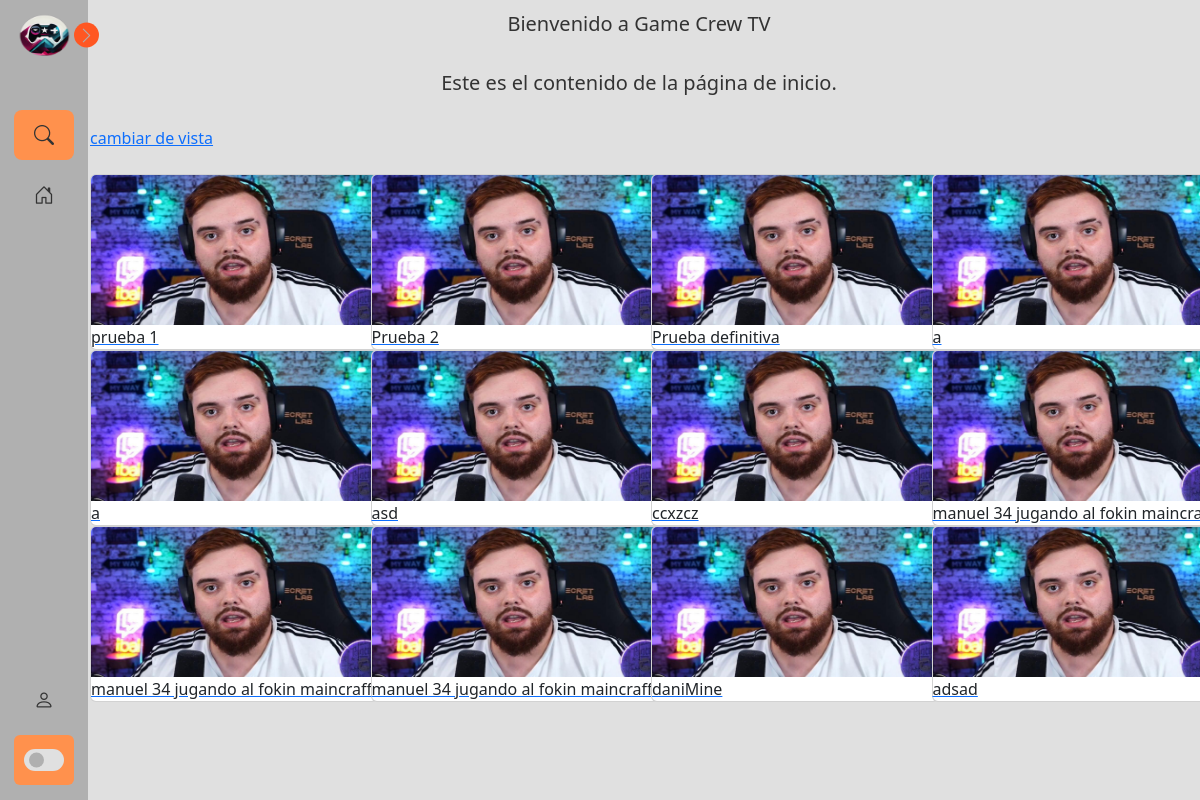
/, run on an earlier commit of the app's database.
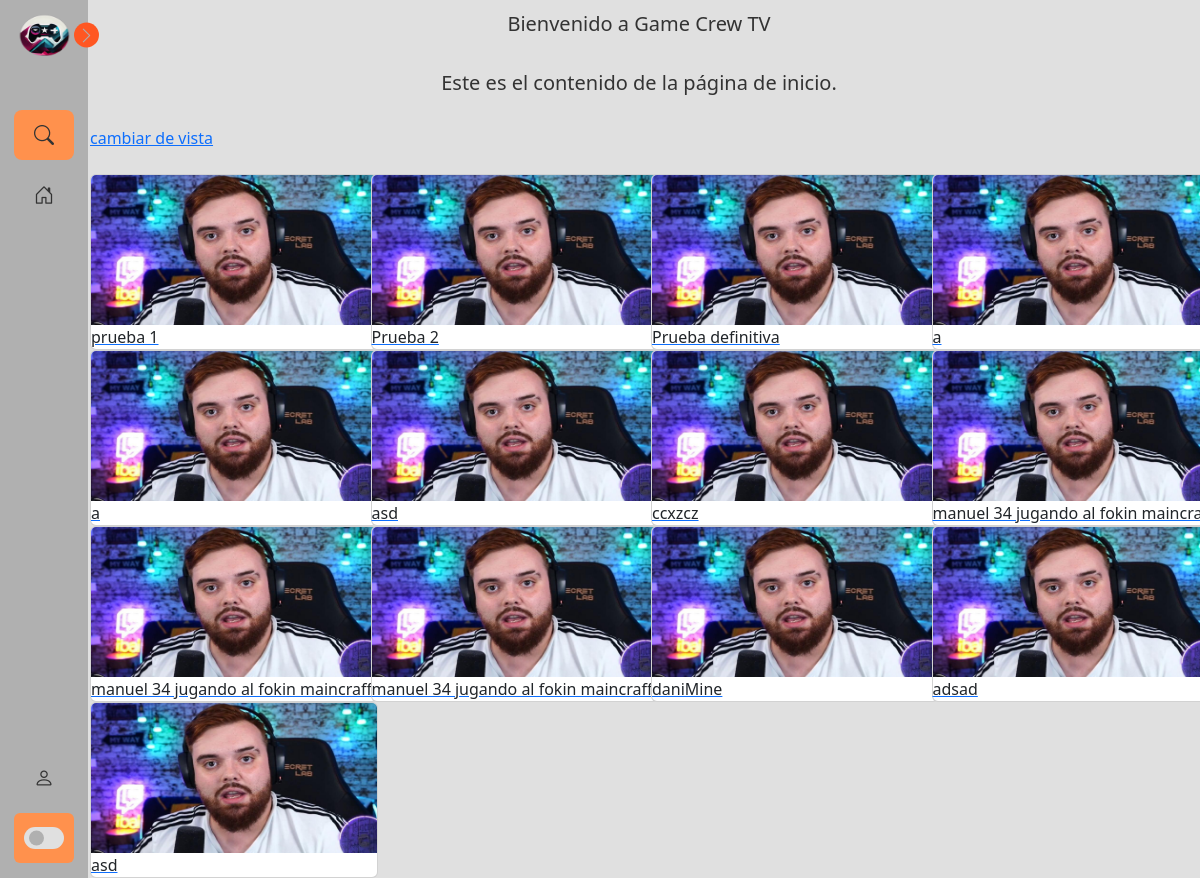
And on a later commit of the database.
### app/tvapp/models.py (models this page shows, shortened)
class Sala(models.Model):
    nombreSala = models.CharField(max_length=100)  # Puedes ajustar la longitud máxima según tus necesidades

### app/tvapp/views.py (the view)
# urls.py: path('', views.inicio),
def inicio(request):
    salas =  Sala.objects.all()
    num_items = len(salas)
    salas_nombreSala = Sala.objects.filter(nombreSala = 2)
    return render(request, 'inicio.html', {"nomSala":salas, "nom_Sala":salas_nombreSala,"numitems":num_items})

### app/tvapp/templates/inicio.html (shortened to what this page needs)
{% extends 'baseInicio.html' %}
{% load static %}
{% block head %}
<link rel="stylesheet" href="{% static 'css/inicio.css' %}">
{% endblock %}
{% block content %}
    <div class="container">
        <h2 class="text">Bienvenido a Game Crew TV</h2>
        <p  class="text">Este es el contenido de la página de inicio.</p>
        <a href="formuSala">cambiar de vista</a>
    </div>
    <br>
    <div class="container">
        <div class="row">
            {% for s in nomSala %}
            <div class="col-md-3">
                <a href="streamViewer" >
                    <div class="card" style="width: 18rem;">
                        <img src="static/img/ibai.jpg" class="card-img-top custom-card-img" alt="...">
                        <div class="card_body">
                            <p class="card-text" data-nombre-sala="{{ s.nombreSala }}">{{ s.nombreSala }}</p>
                        </div>
                    </div>
                </a>
            </div>
             {% endfor %}
    </div>
{% endblock %}

### app/tvapp/templates/baseInicio.html (shortened to what this page needs)
{% load static %}
<!DOCTYPE html>
<html lang="es">
<head>
  <link href="https://cdn.jsdelivr.net/npm/bootstrap@5.3.0-alpha3/dist/css/bootstrap.min.css" rel="stylesheet"
>
  <link rel="stylesheet" href="https://cdn.jsdelivr.net/npm/bootstrap-icons@1.10.5/font/bootstrap-icons.css">
  <link href='https://unpkg.com/boxicons@2.1.4/css/boxicons.min.css' rel='stylesheet'>
  <link rel="stylesheet" type="text/css" href="{% static 'css/StyleNavbar.css' %}">
  {% block head %}
  {% endblock %}
</head>
<body>
  <nav class="sidebar close">
    <header>
        <div class="image-text">
            <span class="image">
                <img id="plant" src="{% static 'img/logo.png' %}" alt="">
            </span>
        </div>
<i class="bi bi-chevron-right toggle"></i>
    </header>
    <div class="menu-bar">
        <div class="menu">
            <li class="search-box">
                <i id="icon" class="bi bi-search"></i>
            </li>
                <li class="nav-link">
                    <a class="" href="inicio">
                        <i id="icon" class="bi bi-house-door"></i>
                    </a>
                </li>
        </div>
        <div class="bottom-content">
          <li class="">
              {% if user.is_authenticated %}
                <a href="perfil">
                  <i id="icon" class="bi bi-person"></i>
                  <span class="text nav-text">¡Hola, {{ user.username }}!</span>
                </a>
              {% else %}
                  <a href="login_registro">
                      <i id="icon" class="bi bi-person"></i>
                  </a>
              {% endif %}
          </li>
            <li class="mode">
                <div class="toggle-switch">
                    <span class="switch"></span>
                </div>
            </li>
        </div>
    </div>
  </nav>
  <section class="home">
    {% block content %}
    {% endblock %}
  </section>
</body>
</html>

### app/tvapp/static/css/styleNavbar.css (style rules this page uses)
:root { --body-color: #e0e0e0; --sidebar-color: #b0b0b0; --primary-color: #ff5722; --primary-color-light: #ff914d; --toggle-color: #e0e0e0; --text-color: #333333; --tran-03: all 0.2s ease; --tran-03: all 0.3s ease; --tran-04: all 0.3s ease; --tran-05: all 0.3s ease; }
body { min-height: 100vh; background-color: var(--body-color); transition: var(--tran-05); }
.sidebar { position: fixed; top: 0; left: 0; height: 100%; width: 250px; padding: 10px 14px; background: var(--sidebar-color); transition: var(--tran-05); z-index: 100; }
.sidebar.close { width: 88px; }
.sidebar li { height: 50px; list-style: none; display: flex; align-items: center; margin-top: 10px; }
.sidebar header .image, .sidebar #icon { min-width: 60px; border-radius: 6px; }
.sidebar #icon { min-width: 60px; border-radius: 6px; height: 100%; display: flex; align-items: center; justify-content: center; font-size: 20px; }
.sidebar .text, .sidebar #icon { color: var(--text-color); transition: var(--tran-03); }
.sidebar { font-size: 17px; font-weight: 500; white-space: nowrap; opacity: 1; }
.sidebar header { position: relative; }
.sidebar header .image-text { display: flex; align-items: center; }
.sidebar header .image { display: flex; align-items: center; justify-content: center; }
.sidebar header .image img { width: 40px; border-radius: 6px; }
.sidebar header .toggle { position: absolute; top: 50%; right: -25px; transform: translateY(-50%) rotate(180deg); height: 25px; width: 25px; background-color: var(--primary-color); color: var(--sidebar-color); border-radius: 50%; display: flex; align-items: center; justify-content: center; size: 22px; cursor: pointer; transition: var(--tran-05); }
.sidebar .toggle { height: 25px; width: 25px; }
.sidebar.close .toggle { transform: translateY(-50%) rotate(0deg); }
.sidebar .menu { margin-top: 40px; }
.sidebar li.search-box { border-radius: 8px; background-color: var(--primary-color-light); cursor: pointer; transition: var(--tran-05); }
.sidebar li a { list-style: none; height: 100%; background-color: transparent; display: flex; align-items: center; height: 100%; width: 100%; border-radius: 6px; text-decoration: none; transition: var(--tran-03); }
.sidebar .menu-bar { height: calc(100% - 55px); display: flex; flex-direction: column; justify-content: space-between; overflow-y: scroll; }
.sidebar .menu-bar .mode { border-radius: 6px; background-color: var(--primary-color-light); position: relative; transition: var(--tran-05); }
.menu-bar .bottom-content .toggle-switch { position: absolute; right: 0; height: 100%; min-width: 60px; display: flex; align-items: center; justify-content: center; border-radius: 6px; cursor: pointer; }
.toggle-switch .switch { position: relative; height: 22px; width: 40px; border-radius: 25px; background-color: var(--toggle-color); transition: var(--tran-05); }
.switch::before { content: ''; position: absolute; height: 15px; width: 15px; border-radius: 50%; top: 50%; left: 5px; transform: translateY(-50%); background-color: var(--sidebar-color); transition: var(--tran-04); }
.home { position: absolute; top: 0; top: 0; left: 250px; height: 100vh; width: calc(100% - 250px); background-color: var(--body-color); transition: var(--tran-05); }
.home .text { font-size: 20px; font-weight: 500; color: var(--text-color); padding: 12px 60px; display: flex; justify-content: center; }
.sidebar.close ~ .home { left: 78px; height: 100vh; width: calc(100% - 78px); }
#plant { height: 50px; width: 60px; }

### app/tvapp/static/css/inicio.css (style rules this page uses)
img { width: 250px; height: 150px; }

What changed in the data, as far as the page shows it:
added Sala: nombreSala "asd"
